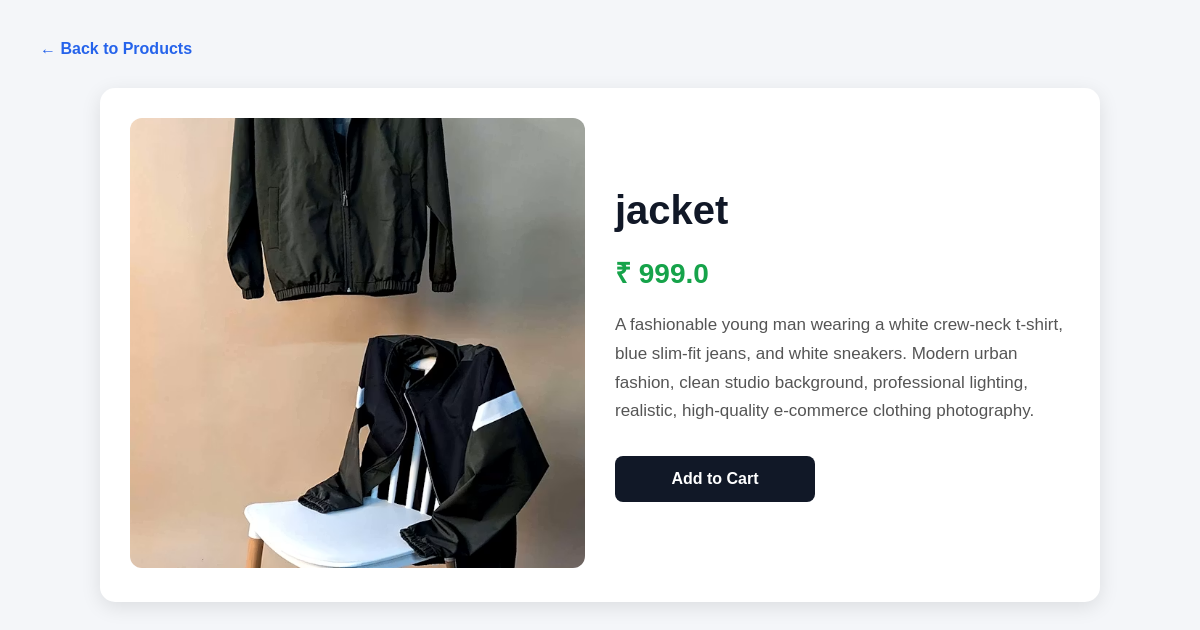
Screenshot of /customer/products_details/10/ with the database file from the repository.
### productapp/models.py (models this page shows, shortened)
class product(models.Model):
    LIVE = 1
    DELETE = 0
    delete_choice = ((LIVE,'live'),(DELETE,'delete'))
    title = models.CharField(max_length=200)
    prize = models.FloatField()
    discription = models.TextField()
    img = models.ImageField(upload_to="image/")
    priority = models.IntegerField(default=0)
    delete_status = models.IntegerField(choices=delete_choice,default=LIVE)
    created_date = models.DateTimeField(auto_now_add=True)
    updated_date = models.DateTimeField(auto_now=True)

### productapp/views.py (the view)
def product_detail(request, pk):
    prod = get_object_or_404(product, pk=pk, delete_status=product.LIVE)
    context = {'product': prod}
    return render(request, 'product_detail.html', context)

### template/product_detail.html (shortened to what this page needs)
<!DOCTYPE html>
<html lang="en">
<head>
</head>
<body>
    <a href="{% url 'home' %}" class="back-btn">
        ← Back to Products
    </a>
    <div class="product-container">
        <div class="product-image">
            <img src="{{ product.img.url }}" alt="{{ product.title }}">
        </div>
        <div class="product-details">
            <h1 class="product-title">
                {{ product.title }}
            </h1>
            <div class="price">
                ₹ {{ product.prize }}
            </div>
            <p class="description">
                {{ product.discription }}
            </p>
            <a href="{% url 'add_to_cart' product.id %}" class="cart-btn">
                Add to Cart
            </a>
        </div>
    </div>
</body>
</html>

### template/product_detail.html (style rules this page uses)
* { margin:0; padding:0; box-sizing:border-box; font-family:Arial, sans-serif; }
body { background:#f4f6f9; padding:40px; }
.back-btn { display:inline-block; margin-bottom:30px; text-decoration:none; color:#2563eb; font-size:16px; font-weight:bold; }
.product-container { max-width:1000px; margin:auto; background:white; border-radius:15px; overflow:hidden; box-shadow:0 5px 20px rgba(0,0,0,0.1); display:grid; grid-template-columns:1fr 1fr; gap:30px; padding:30px; }
.product-image img { width:100%; height:450px; object-fit:cover; border-radius:12px; }
.product-details { display:flex; flex-direction:column; justify-content:center; }
.product-title { font-size:40px; color:#111827; margin-bottom:20px; }
.price { font-size:28px; color:#16a34a; font-weight:bold; margin-bottom:20px; }
.description { font-size:17px; color:#555; line-height:1.7; margin-bottom:30px; }
.cart-btn { display:inline-block; width:200px; text-align:center; text-decoration:none; background:#111827; color:white; padding:14px 20px; border-radius:8px; font-size:16px; font-weight:bold; transition:0.3s; }

### rows the page displays
product: img (picture), title "jacket", prize "999.0", discription "A fashionable young man wearing a white crew-neck t-shirt, blue slim-fit jeans, and white sneakers. Modern urban fashion, clean studio background, professional lighting, realistic, high-quality e-commerce clothing photography."
